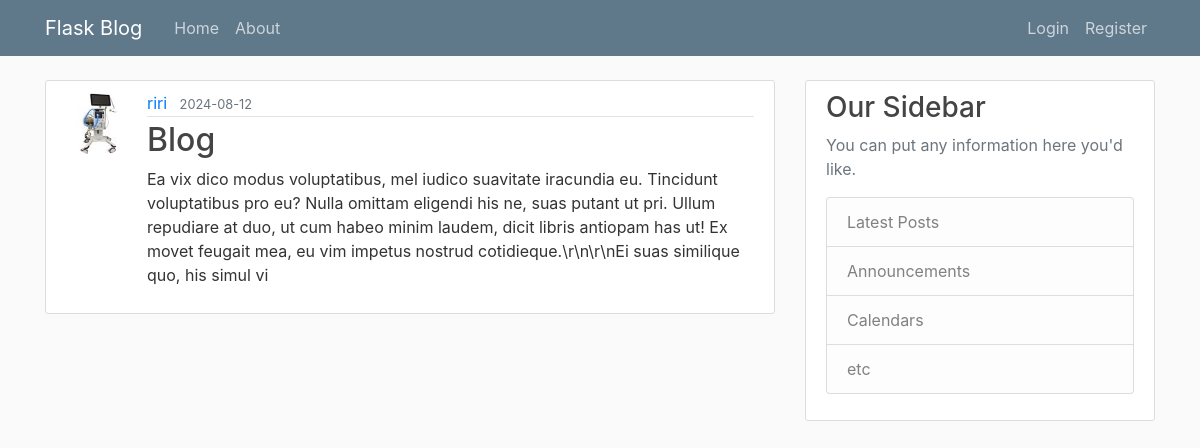
Screenshot of /post/20 with the database file from the repository.
### flaskblog/models.py (models this page shows, shortened)
class User(db.Model, UserMixin):
    id = db.Column(db.Integer, primary_key=True)
    username = db.Column(db.String(20), unique=True, nullable=False)
    email = db.Column(db.String(120), unique=True, nullable=False)
    image_file = db.Column(db.String(20), nullable=False, default='default.jpg')
    password = db.Column(db.String(60), nullable=False)
    posts = db.relationship('Post', backref='author', lazy=True)

class Post(db.Model):
    id = db.Column(db.Integer, primary_key=True)
    title = db.Column(db.String(100), nullable=False)
    date_posted = db.Column(db.DateTime, nullable=False, default=datetime.utcnow)
    content = db.Column(db.Text, nullable=False)
    user_id = db.Column(db.Integer, db.ForeignKey('user.id'), nullable=False)

### flaskblog/posts/routes.py (the view)
@posts.route("/post/<int:post_id>", methods=['GET', 'POST'])
def post(post_id):
    post = Post.query.get_or_404(post_id)
    return render_template('post.html', title=post.title, post=post)

### flaskblog/templates/post.html (shortened to what this page needs)
{% extends "layout.html" %}
{% block content %}
<article class="media content-section">
    <img class="rounded-circle article-img"
        src="{{ url_for('static', filename='profile_pics/' + post.author.image_file) }}">
    <div class="media-body">
        <div class="article-metadata">
            <a class="mr-2" href="{{ url_for('users.user_posts', username=post.author.username) }}">{{
                post.author.username
                }}</a>
            <small class="text-muted">{{ post.date_posted.strftime('%Y-%m-%d') }}</small>
        </div>
        <h2 class="article-title">{{ post.title }}</h2>
        <p class="article-content">{{ post.content }}</p>
    </div>
</article>
{% endblock content %}

### flaskblog/static/main.css (style rules this page uses)
body { background: #fafafa; color: #333333; margin-top: 5rem; }
h1, h2, h3, h4, h5, h6 { color: #444444; }
.content-section { background: #ffffff; padding: 10px 20px; border: 1px solid #dddddd; border-radius: 3px; margin-bottom: 20px; }
.article-title { color: #444444; }
.article-content { white-space: pre-line; }
.article-img { height: 65px; width: 65px; margin-right: 16px; }
.article-metadata { padding-bottom: 1px; margin-bottom: 4px; border-bottom: 1px solid #e3e3e3 }

### rows the page displays
User: image_file (picture), author.username "riri"
Post: date_posted "2024-08-12", title "Blog", content "Ea vix dico modus voluptatibus, mel iudico suavitate iracundia eu. Tincidunt voluptatibus pro eu? Nulla omittam eligendi his ne, suas putant ut pri. Ullum repudiare at duo, ut cum habeo minim laudem, dicit libris antiopam has ut! Ex movet feugait mea, eu vim impetus nostrud cotidieque.\\r\\n\\r\\nEi suas similique quo, his simul vi"
